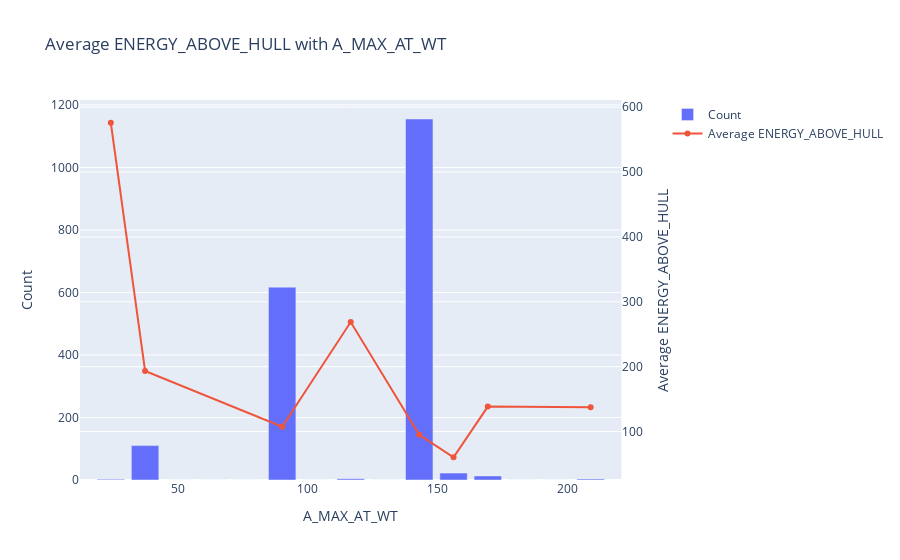

The cell this chart's notebook holds for it:
### Markdown cell above
### Atomic weight of A cation with stability

Zhang et al. has shown that the stability of perovskites increase gradually as A becomes heavier i.e. $E_{hull}$ decreases with atomic weight of A [3]. Below we show a gradual decrease in average $E_{hull}$ as atomic weight of A increases.

### Code cell
histogram_w_avg(15, "A_MAX_AT_WT", "ENERGY_ABOVE_HULL")

### Figure 1 — Plotly figure (JSON) as saved in the notebook; plotly's stock layout.template omitted (floating-point values rounded to 4 significant figures)
{"data": [{"name": "Count", "type": "bar", "x": [24.3, 37.5, 50.69, 63.88, 77.07, 90.26, 103.5, 116.6, 129.8, 143.0, 156.2, 169.4, 182.6, 195.8, 209.0], "xaxis": "x", "y": [2, 110, 0, 0, 0, 617, 0, 4, 0, 1155, 22, 13, 0, 0, 3], "yaxis": "y"}, {"connectgaps": true, "name": "Average ENERGY_ABOVE_HULL", "type": "scatter", "x": [24.3, 37.5, 50.69, 63.88, 77.07, 90.26, 103.5, 116.6, 129.8, 143.0, 156.2, 169.4, 182.6, 195.8, 209.0], "xaxis": "x", "y": [576.1, 193.4, null, null, null, 107.5, null, 268.9, null, 94.91, 60.35, 138.4, null, null, 137.3], "yaxis": "y2"}], "layout": {"title": {"text": "Average ENERGY_ABOVE_HULL with A_MAX_AT_WT"}, "xaxis": {"anchor": "y", "domain": [0, 0.94], "title": {"text": "A_MAX_AT_WT"}}, "yaxis": {"anchor": "x", "domain": [0, 1], "title": {"text": "Count"}}, "yaxis2": {"anchor": "x", "overlaying": "y", "side": "right", "title": {"text": "Average ENERGY_ABOVE_HULL"}}}}
